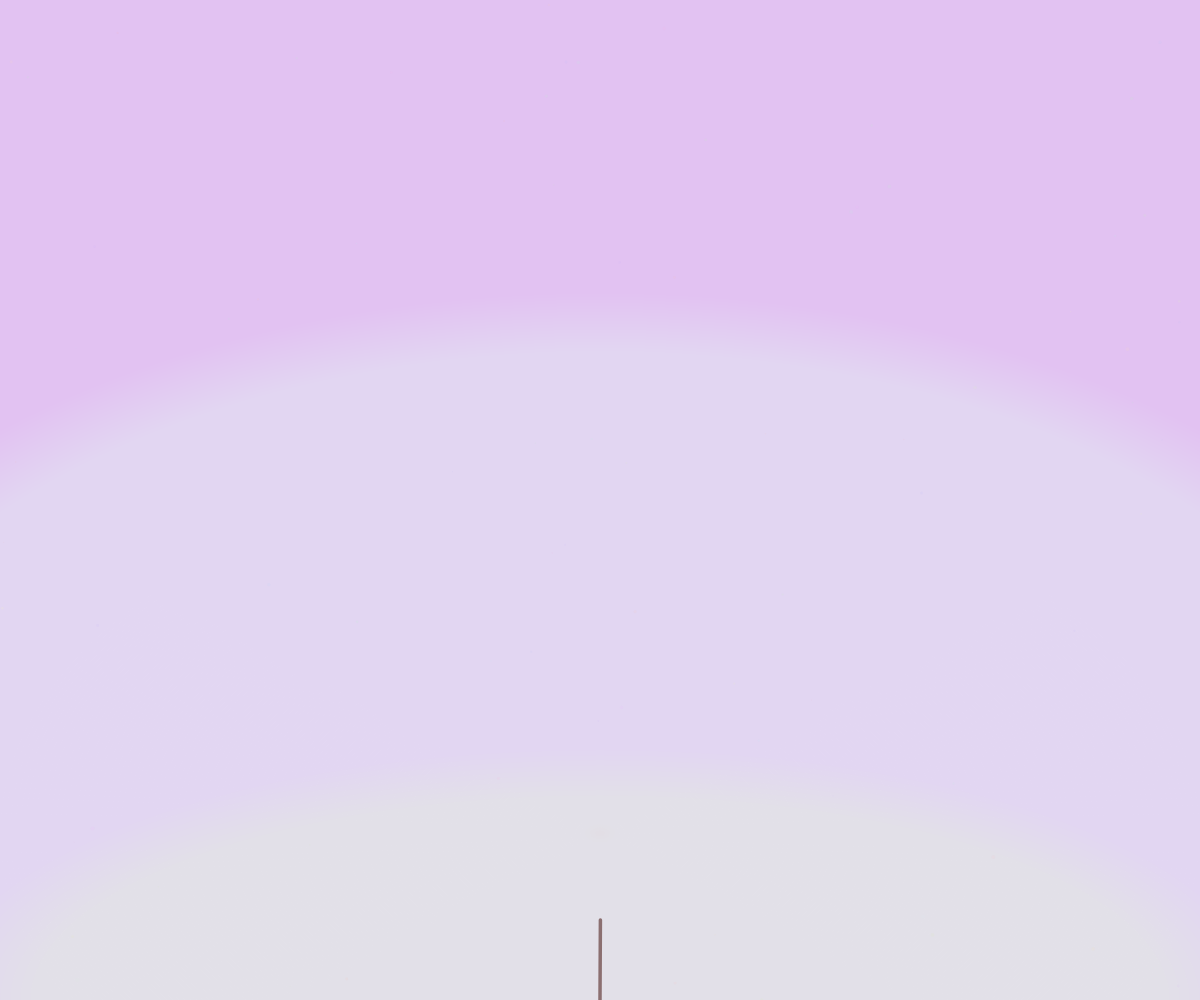
Frame 1 (no input)
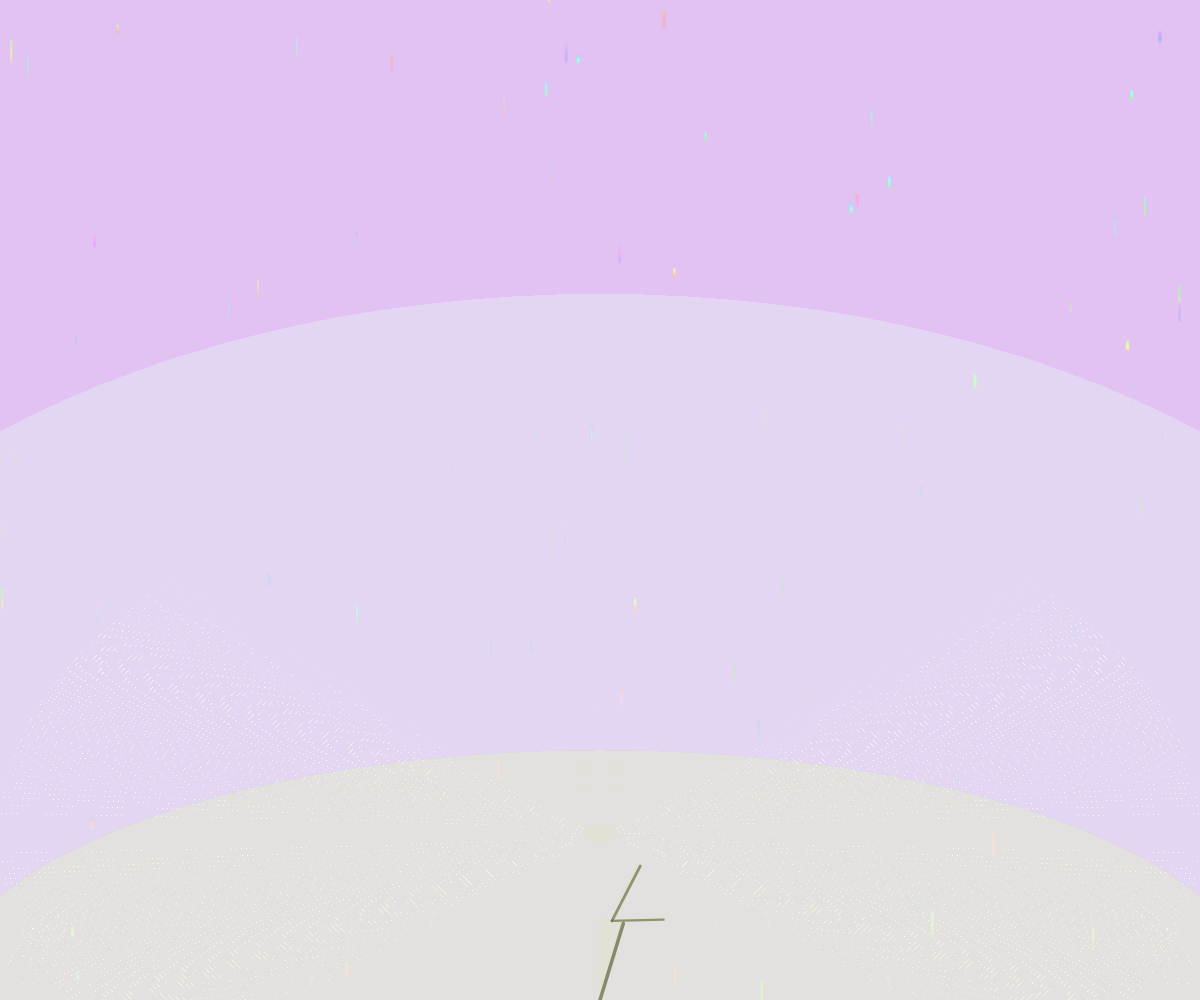
Frame 60 (no input)
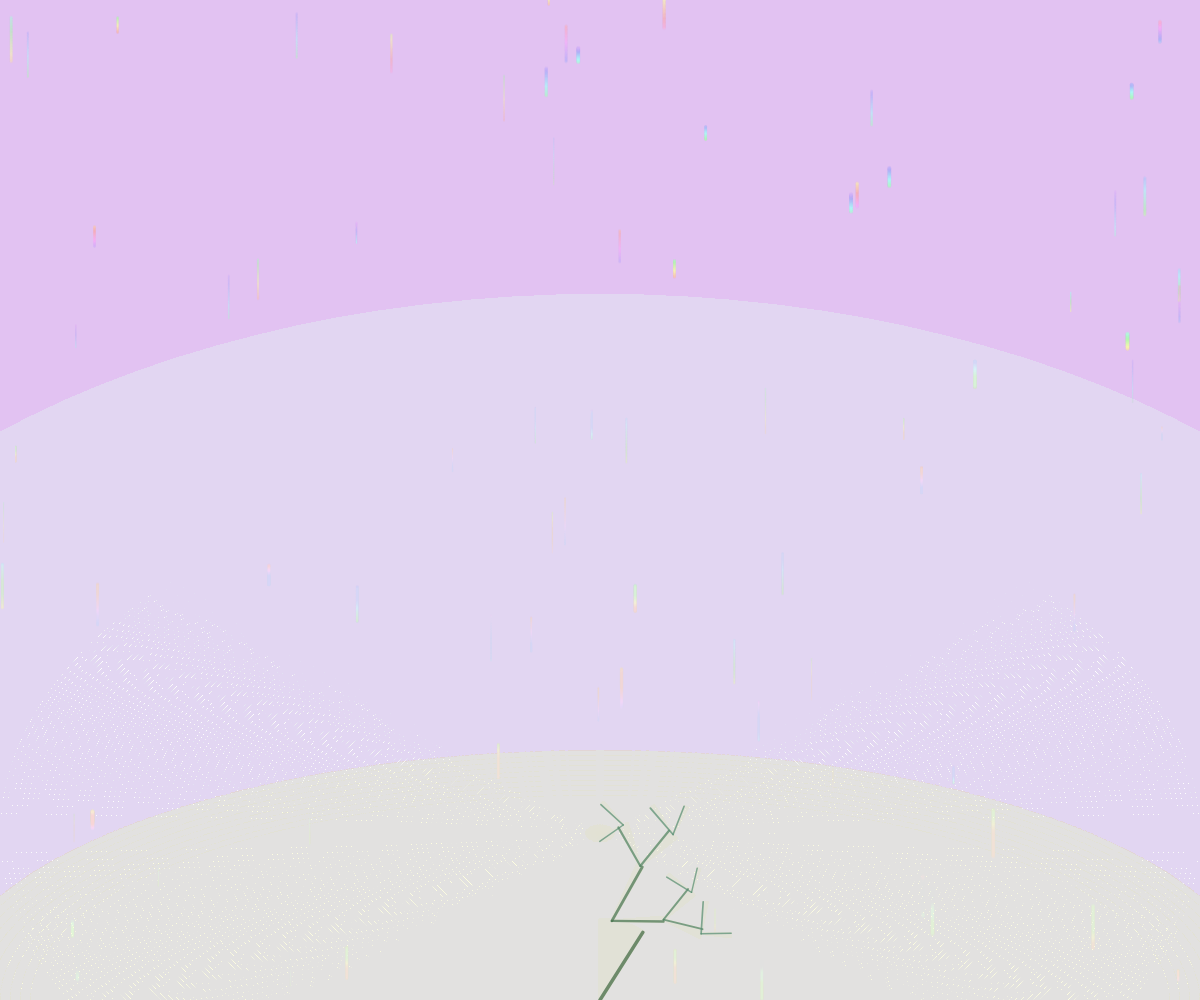
Frame 120 (the mouse pressed at the canvas centre since frame 60)

The p5.js sketch that drew these frames (run headless with seeded random() and noise() and a simulated clock; from frame 60 on, the mouse is pressed at the canvas centre):

// p5.js sketch
// ── sketch.js
let branches = [];
let surrealParticles = [];

function setup() {
  createCanvas(windowWidth, windowHeight);
  colorMode(HSB, 360, 100, 100, 1);
  background(280, 20, 95); // dream mist pink
  strokeWeight(2);
  noCursor();

  branches.push(new Branch(width / 2, height, -HALF_PI, 80, 0));

  // Floating dream particles
  for (let i = 0; i < 80; i++) {
    surrealParticles.push({
      x: random(width),
      y: random(height),
      r: random(1, 4),
      speed: random(0.1, 0.4),
      hueOffset: random(360)
    });
  }
}

function draw() {
  drawSurrealMist();     // 🌫 shifting dream gradient
  drawSurrealParticles(); // 🫧 floating thoughts
  drawGlowAura();        // ✨ bonsai breath

  for (let b of branches) {
    b.update();
    b.display();
  }

  if (frameCount % 30 === 0 && branches.length < 200) {
    let newBranches = [];
    for (let b of branches) {
      if (!b.hasBranched && b.len > 10) {
        newBranches.push(b.branch(random(PI / 8, PI / 4)));
        newBranches.push(b.branch(-random(PI / 8, PI / 4)));
        b.hasBranched = true;
      }
    }
    branches = branches.concat(newBranches);
  }
}

class Branch {
  constructor(x, y, angle, len, depth) {
    this.x = x;
    this.y = y;
    this.angle = angle;
    this.len = len;
    this.depth = depth;
    this.hasBranched = false;
  }

  update() {
    this.endX = this.x + cos(this.angle + sin(frameCount * 0.005 + this.depth)) * this.len;
    this.endY = this.y + sin(this.angle + sin(frameCount * 0.005 + this.depth)) * this.len;
  }

  display() {
    strokeWeight(map(this.len, 5, 80, 0.6, 3.5));
    stroke((this.depth * 10 + frameCount) % 360, 40, 40 + this.depth * 5, 0.7);
    line(this.x, this.y, this.endX, this.endY);

    // Glowing surreal leaf
    if (this.len < 15) {
      noStroke();
      fill((frameCount * 1.5 + this.depth * 20) % 360, 60, 100, 0.6);
      ellipse(this.endX, this.endY, 10 + sin(frameCount * 0.1 + this.depth) * 3);
    }
  }

  branch(offset) {
    let newLen = this.len * random(0.6, 0.8);
    return new Branch(this.endX, this.endY, this.angle + offset, newLen, this.depth + 1);
  }
}

// 🌫 Pastel mist background shifting subtly
function drawSurrealMist() {
  noStroke();
  let hueShift = (frameCount * 0.1) % 360;
  for (let r = width * 1.5; r > 0; r -= 10) {
    fill((hueShift + r) % 360, 20, 95, 0.01);
    ellipse(width / 2, height / 1.2, r, r * 0.6);
  }
}

// ✨ Breathing glow aura
function drawGlowAura() {
  noStroke();
  for (let i = 0; i < 10; i++) {
    fill(60, 20, 100, 0.015);
    ellipse(width / 2, height, width * 1.1 - i * 20, height * 0.5 - i * 10);
  }
}

// 🫧 Floating dream particles
function drawSurrealParticles() {
  for (let p of surrealParticles) {
    fill((frameCount + p.hueOffset) % 360, 30, 100, 0.1);
    noStroke();
    ellipse(p.x, p.y, p.r);
    p.y -= p.speed;
    if (p.y < -10) {
      p.y = height + random(50);
      p.x = random(width);
    }
  }
}
